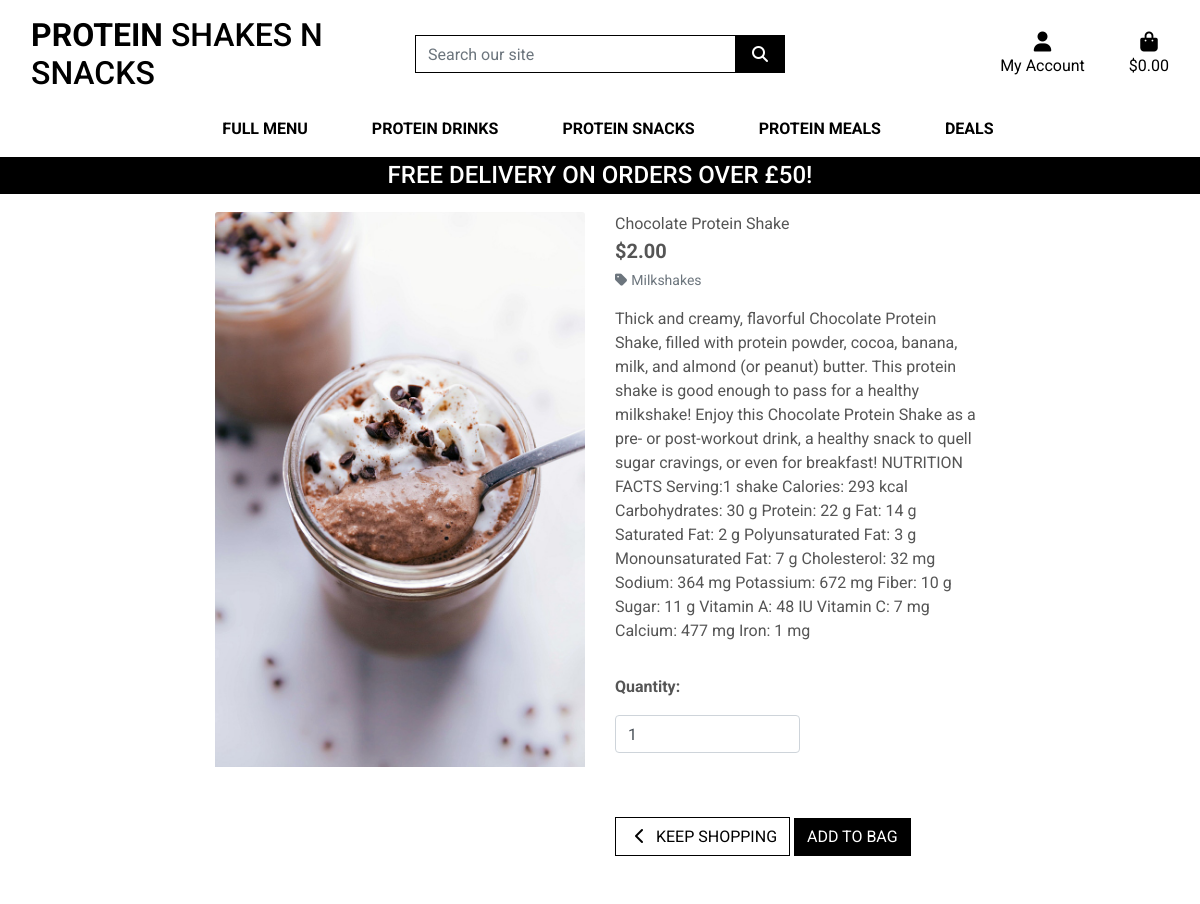
The app's page /menu_items/1, older data.
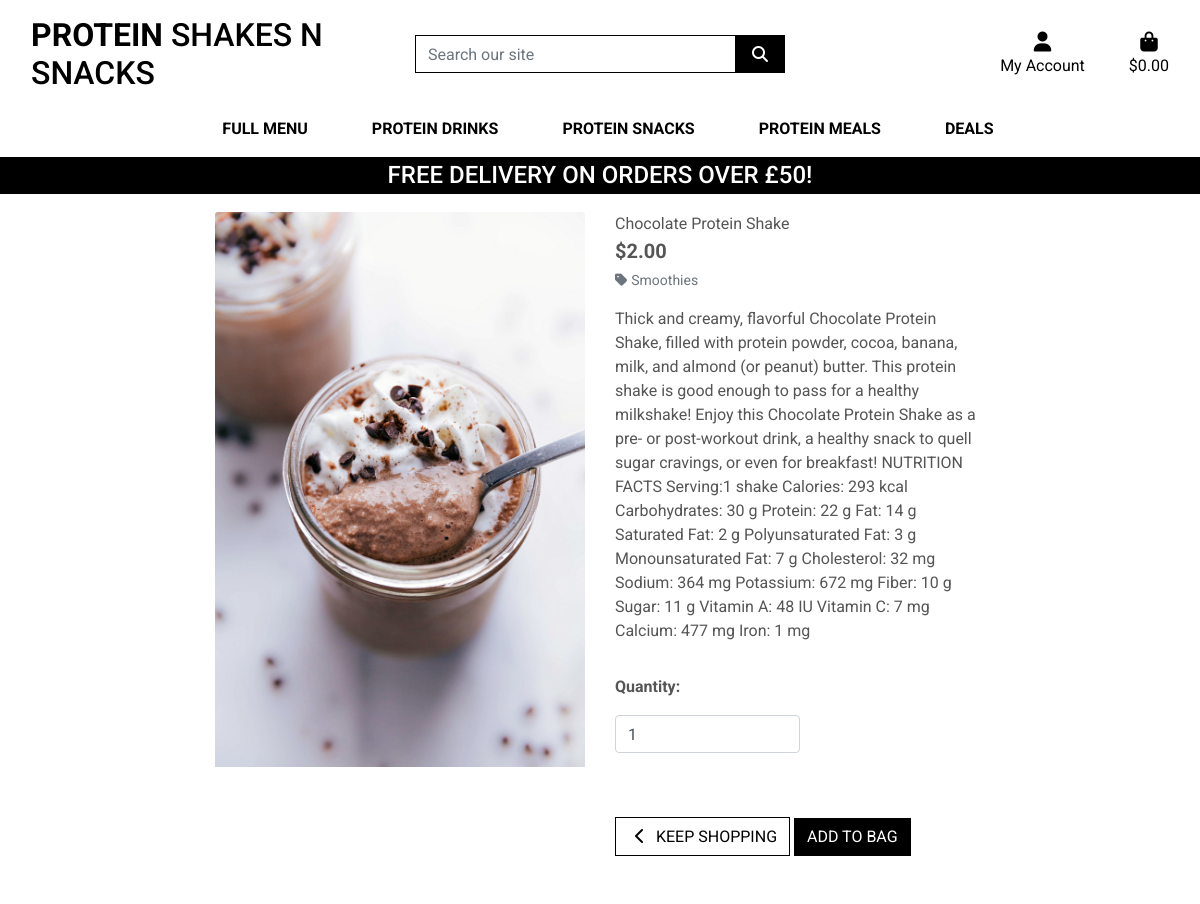
The same page, newer data.
### menu_items/models.py (models this page shows, shortened)
class Item(models.Model):
    category = models.ForeignKey('Category', null=True, blank=True, on_delete=models.SET_NULL)
    sku = models.CharField(max_length=254, null=True, blank=True)
    name = models.CharField(max_length=254)
    description = models.TextField()
    price = models.DecimalField(max_digits=6, decimal_places=2)
    image_url = models.URLField(max_length=1024, null=True, blank=True)
    image = models.ImageField(null=True, blank=True)

class Category(models.Model):
    class Meta:
        verbose_name_plural = 'Categories'
    name = models.CharField(max_length=254)
    friendly_name = models.CharField(max_length=254, null=True, blank=True)

### menu_items/views.py (the view)
# urls.py: path('<item_id>', views.item_detail, name='item_detail'),
def item_detail(request, item_id):
    item = get_object_or_404(Item, pk=item_id)
    context = {
        'item': item,
    }
    return render(request, 'menu_items/item_detail.html', context)

### bag/contexts.py (called while the page is built)
def bag_contents(request):
    bag_items = []
    total = 0
    item_count = 0
    if total < settings.FREE_DELIVERY_THRESHOLD:
        delivery = total * Decimal(settings.STANDARD_DELIVERY_PERCENTAGE / 100)
        free_delivery_delta = settings.FREE_DELIVERY_THRESHOLD - total
    else:
        delivery = 0
        free_delivery_delta = 0
    grand_total = delivery + total
    context = {
        'bag_items': bag_items,
        'total': total,
        'item_count': item_count,
        'delivery': delivery,
        'free_delivery_delta': free_delivery_delta,
        'free_delivery_threshold': settings.FREE_DELIVERY_THRESHOLD,
        'grand_total': grand_total,
    }
    return context

### menu_items/templates/menu_items/item_detail.html (shortened to what this page needs)
{% extends "base.html" %}
{% load static %}
{% block page_header %}
    <div class="container header-container">
    </div>
{% endblock %}
{% block content %}
    <div class="overlay"></div>
    <div class="container-fluid">
        <div class="row">
            <div class="col-12 col-md-6 col-lg-4 offset-lg-2">
                <div class="image-container my-5">
                    {% if item.image %}
                        <a href="{{ item.image.url }}" target="_blank">
                            <img class="card-img-top img-fluid" src="{{ item.image.url }}" alt="{{ item.name }}">
                        </a>
                        {% else %}
                        <a href="">
                            <img class="card-img-top img-fluid" src="{{ MEDIA_URL }}noimage.png" alt="{{ item.name }}">
                        </a>
                    {% endif %}
                </div>
            </div>
            <div class="col-12 col-md-6 col-lg-4">
                <div class="product-details-container mb-5 mt-md-5">
                    <p class="mb-0">{{ item.name }}</p>
                    <p class="lead mb-0 text-left font-weight-bold">${{ item.price }}</p>
                    {% if item.category %}
                    <p class="small mt-1 mb-0">
                        <a class="text-muted" href="{% url 'menu_items' %}?category={{ item.category.name }}">
                            <i class="fas fa-tag mr-1"></i>{{ item.category.friendly_name }}
                        </a>
                    </p>
                    {% endif %}
                    <p class="mt-3">{{ item.description }}</p>
                    <form class="form" action="{% url 'add_to_bag' item.id %}" method="POST">
                        <div class="form-row">
                            <div class="col-12">
                                <p class="mt-3"><strong>Quantity:</strong></p>
                                <div class="form-group w-50">
                                    <div class="input-group">
                                        <input class="form-control qty_input" type="number" name="quantity" value="1" min="1" max="99" data-item_id="{{ item.id }}" id="id_qty_{{ item.id }}">
                                    </div>
                                </div>
                            </div>
                            <div class="col-12">
                                <a href="{% url 'menu_items' %}" class="btn btn-outline-black rounded-0 mt-5">
                                    <span class="icon">
                                        <i class="fas fa-chevron-left"></i>
                                    </span>
                                    <span class="text-uppercase">Keep Shopping</span>
                                </a>
                                <input type="submit" class="btn btn-black rounded-0 text-uppercase mt-5" value="Add to Bag">
                            </div>
                        </div>
                    </form>
                </div>
            </div>
        </div>
    </div>
{% endblock %}

Row changes from the older to the newer data that the page shows:
changed Item "Chocolate Protein Shake": category.friendly_name "Milkshakes" → "Smoothies"
